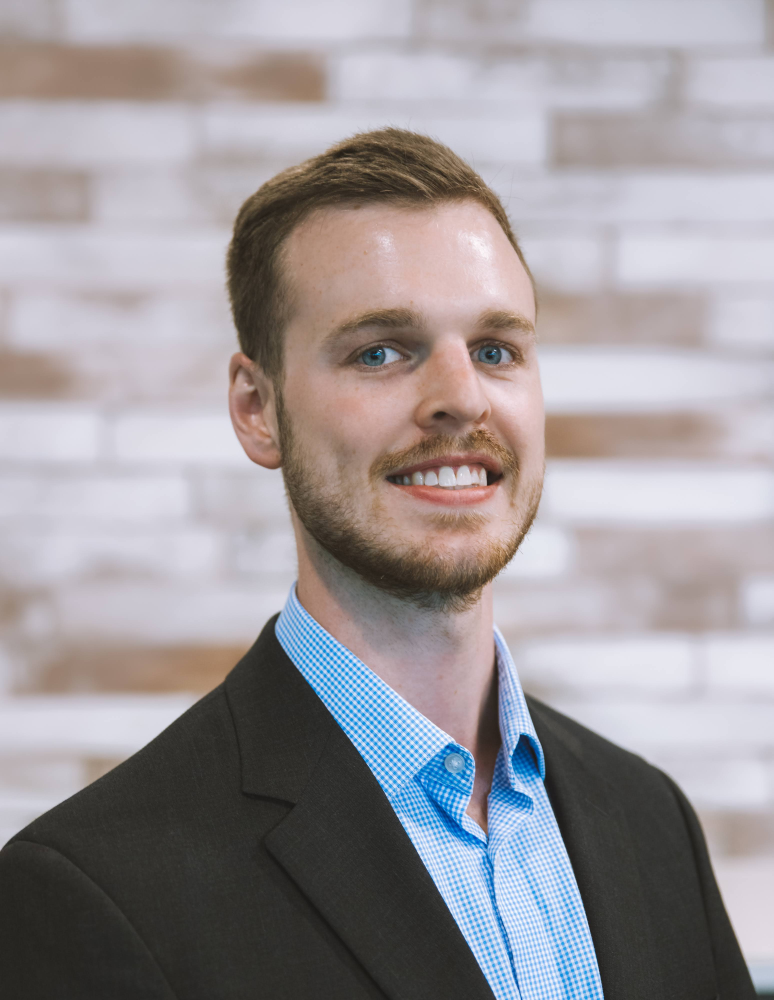
#> input picture source-images/jasonpeck-original.jpg, 3094 x 4000 px (shown at 1/4 size)
$ python make_og.py
#> lines starting #> are read from the running program, lines starting #| are printed output that depends on the picture
### tools/images/_common.py
"""Shared palette, fonts and paths for the image generators.

The colours are copied from the `:root` block in main/static/main/css/app.css.
If the site palette changes, change it here and re-run the generators.
"""
import os

from PIL import ImageFont

# Repo root, so the scripts work from any working directory.
ROOT = os.path.dirname(os.path.dirname(os.path.dirname(os.path.abspath(__file__))))

IMG_DIR = os.path.join(ROOT, "main", "static", "main", "img")
SOURCE_DIR = os.path.join(ROOT, "source-images")

# Straight from app.css
PURPLE_DEEP = (0x2A, 0x1B, 0x3D)
PURPLE_MID = (0x44, 0x31, 0x8D)
ACCENT = (0xD8, 0x3F, 0x87)
SUNKEN = (0x1C, 0x11, 0x29)
LETTERING = (0xD6, 0xDD, 0xDF)

FONT_LIGHT = "C:/Windows/Fonts/segoeuil.ttf"     # Segoe UI Light
FONT_SEMI = "C:/Windows/Fonts/segoeui.ttf"

# The seed every generator uses, so re-running is a no-op in git.
SEED = 20260917


def lerp(a, b, t):
    """Blends two RGB tuples."""
    return tuple(round(x + (y - x) * t) for x, y in zip(a, b))


def load_font(size, *paths):
    """First font that loads, falling back to Pillow's built-in."""
    for path in (paths or (FONT_LIGHT, FONT_SEMI)):
        try:
            return ImageFont.truetype(path, size)
        except OSError:
            continue
    return ImageFont.load_default()


def report(path):
    print(f"  {os.path.basename(path):24} {os.path.getsize(path) / 1024:7.1f} KB")

### tools/images/make_og.py
"""Builds the 1200x630 Open Graph / Twitter share card.

og:image previously pointed at the portrait, which is 3:4 — LinkedIn and Slack
crop that to a letterbox and lose the face. This is the 1.91:1 they actually
want, in the same space theme as the hero banners so a shared link looks like
the site it points at.

Deterministic (fixed seed) so re-running produces the identical image.
"""
import os
import random

from PIL import Image, ImageDraw, ImageFilter

from _common import (ACCENT, FONT_LIGHT, FONT_SEMI, IMG_DIR, LETTERING,
                     PURPLE_DEEP, PURPLE_MID, SEED, SOURCE_DIR, SUNKEN, lerp,
                     load_font, report)

W, H = 1200, 630
OUT = IMG_DIR
PORTRAIT = os.path.join(SOURCE_DIR, "jasonpeck-original.jpg")

TEXT_COLUMN = 0.60          # left share of the canvas the words get


def font(path, size):
    return load_font(size, path)


def ground():
    base = Image.new("RGB", (W, H))
#> base: PIL image 1200x630 RGB; every value is 0
    draw = ImageDraw.Draw(base)
    for x in range(W):
        t = x / (W - 1)
        weight = max(0.0, min(1.0, 1 - abs(t - 0.30) * 1.5))
        draw.line([(x, 0), (x, H)],
                  fill=lerp(SUNKEN, lerp(PURPLE_DEEP, PURPLE_MID, 0.55), weight))
    return base


def nebula(rng):
    layer = Image.new("RGBA", (W, H), (0, 0, 0, 0))
    draw = ImageDraw.Draw(layer)
    for cx, cy, rw, rh, colour, alpha in [
        (200, 280, 380, 300, PURPLE_MID, 150),
        (430, 430, 320, 240, ACCENT, 66),
        (880, 200, 420, 330, PURPLE_MID, 120),
        (1080, 520, 330, 260, ACCENT, 58),
        (60, 560, 260, 220, PURPLE_MID, 95),
    ]:
        draw.ellipse([cx - rw, cy - rh, cx + rw, cy + rh], fill=colour + (alpha,))

    for _ in range(30):
        cx, cy = rng.randint(0, W), rng.randint(0, H)
        r = rng.randint(60, 180)
        colour = ACCENT if rng.random() < 0.4 else PURPLE_MID
        draw.ellipse([cx - r, cy - r * 0.7, cx + r, cy + r * 0.7],
                     fill=colour + (rng.randint(20, 50),))
    return layer.filter(ImageFilter.GaussianBlur(70))


def stars(rng):
    layer = Image.new("RGBA", (W, H), (0, 0, 0, 0))
    draw = ImageDraw.Draw(layer)
    for _ in range(520):
        x, y = rng.randint(0, W), rng.randint(0, H)
        size = rng.choice([1, 1, 1, 1, 2, 2, 3])
        draw.ellipse([x, y, x + size, y + size],
                     fill=(255, 252, 245, rng.randint(140, 255)))

    glow = Image.new("RGBA", (W, H), (0, 0, 0, 0))
    gdraw = ImageDraw.Draw(glow)
    for _ in range(18):
        x, y = rng.randint(0, W), rng.randint(0, H)
        r = rng.randint(6, 13)
        gdraw.ellipse([x - r, y - r, x + r, y + r], fill=(255, 245, 250, 105))
    layer.alpha_composite(glow.filter(ImageFilter.GaussianBlur(8)))
    return layer


def portrait():
    """The photo on the right, feathered into the nebula rather than cut out."""
    src = Image.open(PORTRAIT).convert("RGB")

    panel_w = round(W * (1 - TEXT_COLUMN)) + 60
    scale = max(panel_w / src.width, H / src.height)
    src = src.resize((round(src.width * scale), round(src.height * scale)),
                     Image.LANCZOS)

    # Crop toward the top so the head stays in frame, not the torso.
    left = (src.width - panel_w) // 2
    top = min(max(0, round(src.height * 0.04)), src.height - H)
    src = src.crop((left, top, left + panel_w, top + H))

    # Horizontal feather: opaque at the right edge, gone by the left of the panel.
    mask = Image.new("L", (panel_w, H), 0)
    mdraw = ImageDraw.Draw(mask)
    for x in range(panel_w):
        t = x / (panel_w - 1)
        mdraw.line([(x, 0), (x, H)], fill=round(255 * min(1.0, max(0.0, (t - 0.18) / 0.42))))

    layer = Image.new("RGBA", (W, H), (0, 0, 0, 0))
    layer.paste(src, (W - panel_w, 0), mask)
    return layer


def words(canvas):
    limit = round(W * TEXT_COLUMN)
    x = 72

    name_font = font(FONT_LIGHT, 104)
    role_font = font(FONT_SEMI, 40)

    draw = ImageDraw.Draw(canvas)
    name_h = draw.textbbox((0, 0), "Jason Peck", font=name_font)[3]

    # Block is centred vertically as a unit: name, rule, role.
    block_top = (H - (name_h + 34 + 48)) // 2

    shadow = Image.new("RGBA", (W, H), (0, 0, 0, 0))
    sdraw = ImageDraw.Draw(shadow)
    sdraw.text((x, block_top + 4), "Jason Peck", font=name_font, fill=(10, 6, 18, 200))
    sdraw.text((x, block_top + name_h + 40), "Solution Architect", font=role_font,
               fill=(10, 6, 18, 190))
    canvas.alpha_composite(shadow.filter(ImageFilter.GaussianBlur(10)))

    draw = ImageDraw.Draw(canvas)
    draw.text((x, block_top), "Jason Peck", font=name_font, fill=LETTERING + (255,))
    draw.rounded_rectangle([x, block_top + name_h + 18, x + 96, block_top + name_h + 24],
                           radius=3, fill=ACCENT + (255,))
    draw.text((x, block_top + name_h + 40), "Solution Architect", font=role_font,
              fill=LETTERING + (235,))
    return limit


rng = random.Random(SEED)
canvas = ground().convert("RGBA")
canvas.alpha_composite(nebula(rng))
#> in nebula, `layer = Image.new("RGBA", (W, H), (0, 0, 0, 0))`: layer: PIL image 1200x630 RGBA; every value is 0
#> in nebula, `return layer.filter(ImageFilter.GaussianBlur(70))`:
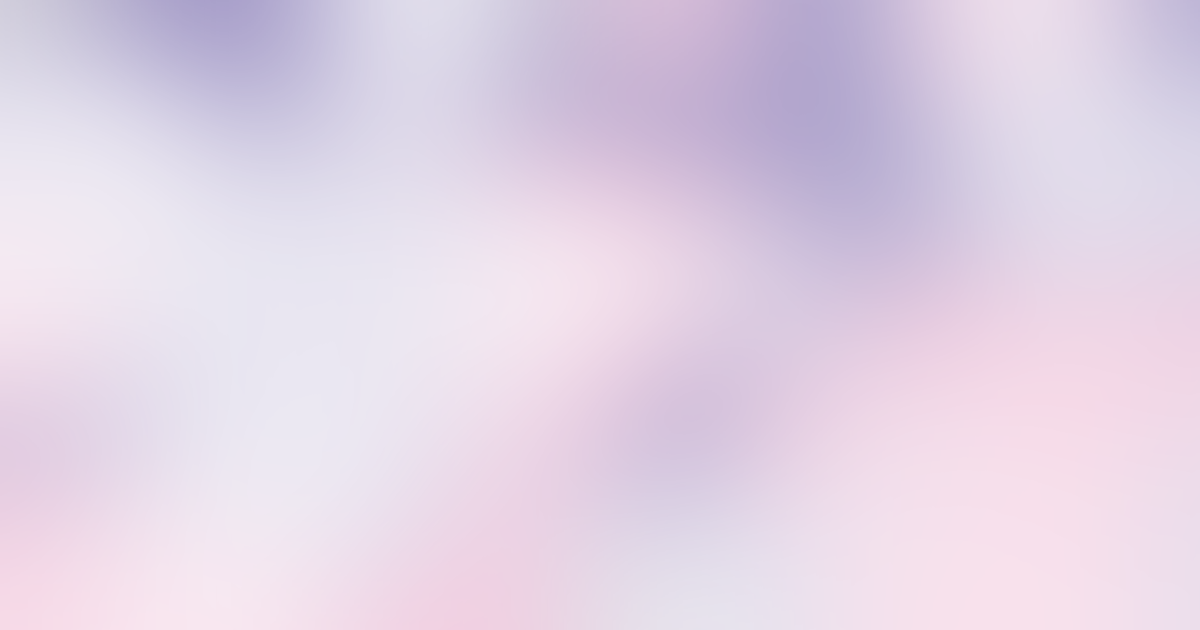
#> returned value: PIL image 1200x630 RGBA; mean R, G, B, A 123.9, 53.9, 137.6, 53.8; transparent parts drawn white
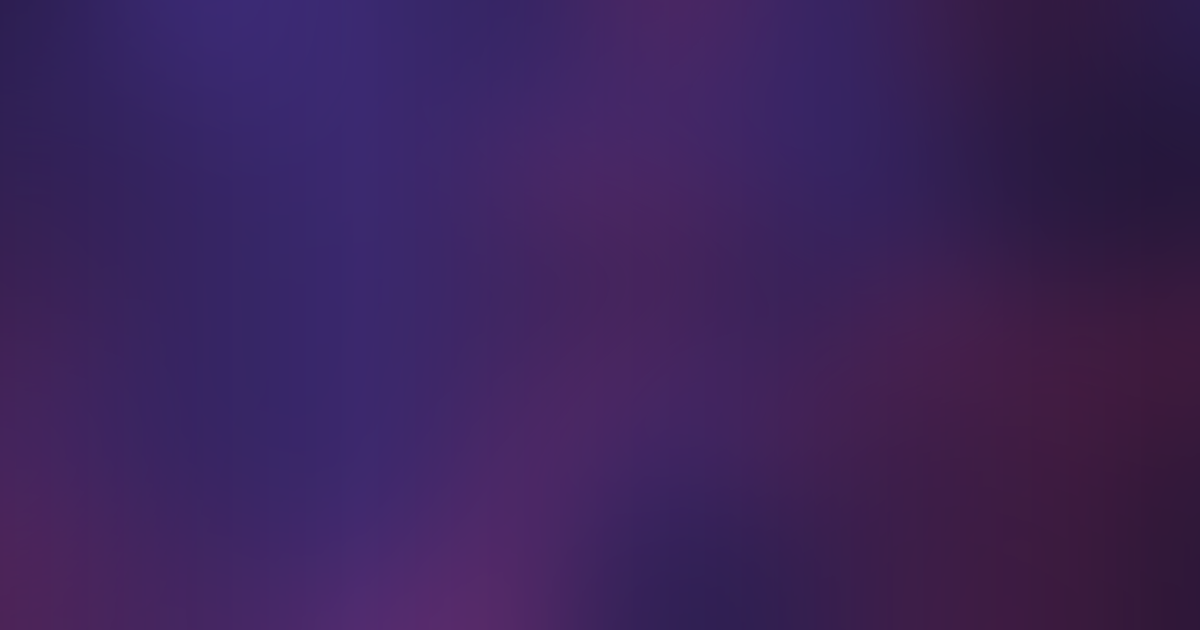
#> canvas: PIL image 1200x630 RGBA; mean R, G, B, A 59.9, 34.6, 90.2, 255
# Stars go under the photo: composited over it they land on his face as specks.
canvas.alpha_composite(stars(rng))
#> the loop in stars, `for _ in range(18):` made 18 passes
#> (x, y, r) on passes 1 to 12: (904, 25, 12), (687, 144, 12), (184, 310, 10), (869, 192, 6), (25, 140, 6), (573, 304, 9), (1200, 535, 13), (721, 315, 8), (554, 339, 10), (669, 30, 7), (366, 315, 11), (1004, 555, 10)
canvas.alpha_composite(portrait())
#> in portrait, src is the input picture: PIL image 3094x4000 RGB; mean R, G, B 155.7, 150.5, 153.9
#> in portrait, `src = src.crop((left, top, left + panel_w, top + H))`:
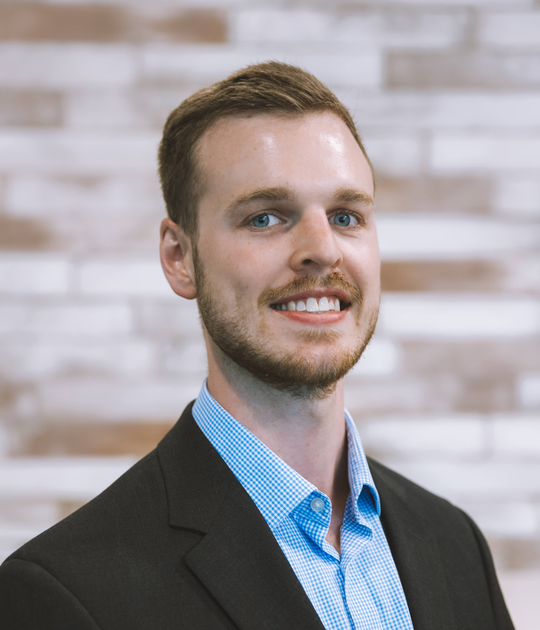
#> src: PIL image 540x630 RGB; mean R, G, B 159.7, 153.7, 156.9
#> in portrait, `mask = Image.new("L", (panel_w, H), 0)`: mask: PIL image 540x630 L; every value is 0
#> in portrait, `layer.paste(src, (W - panel_w, 0), mask)`:
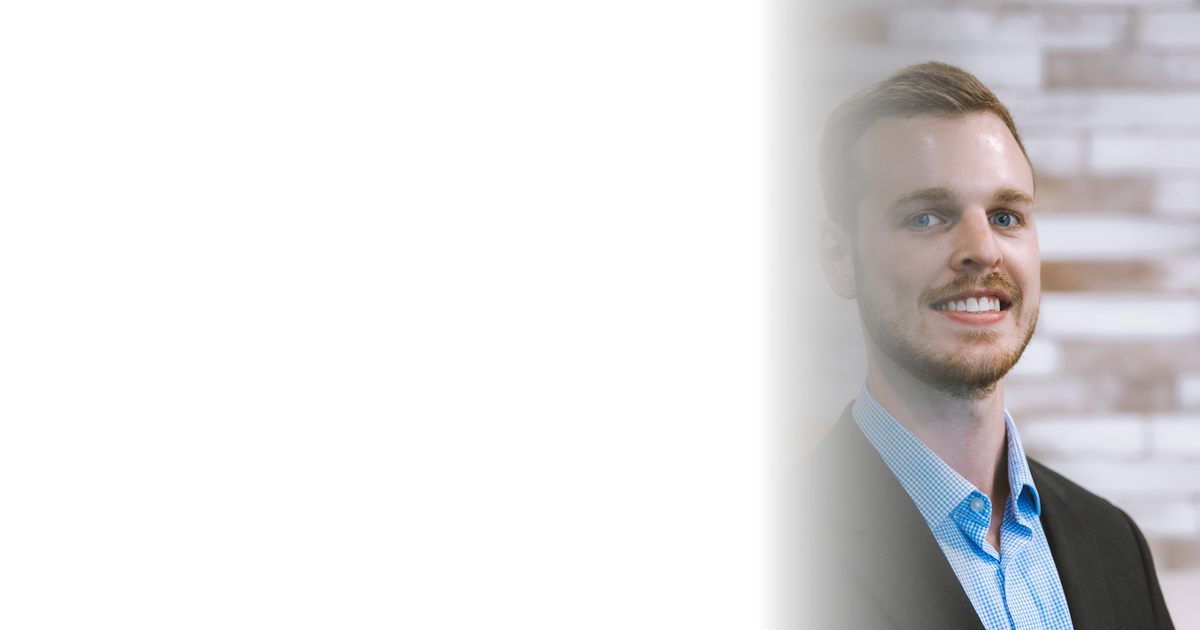
#> layer: PIL image 1200x630 RGBA; mean R, G, B, A 45, 43.5, 44.7, 70; transparent parts drawn white
words(canvas)
#> in words, `name_h = draw.textbbox((0, 0), "Jason Peck", font=name_font)[3]`: name_h = 118
#> in words, `block_top = (H - (name_h + 34 + 48)) // 2`: block_top = 215
#> in words, `canvas.alpha_composite(shadow.filter(ImageFilter.GaussianBlur(10)))`:
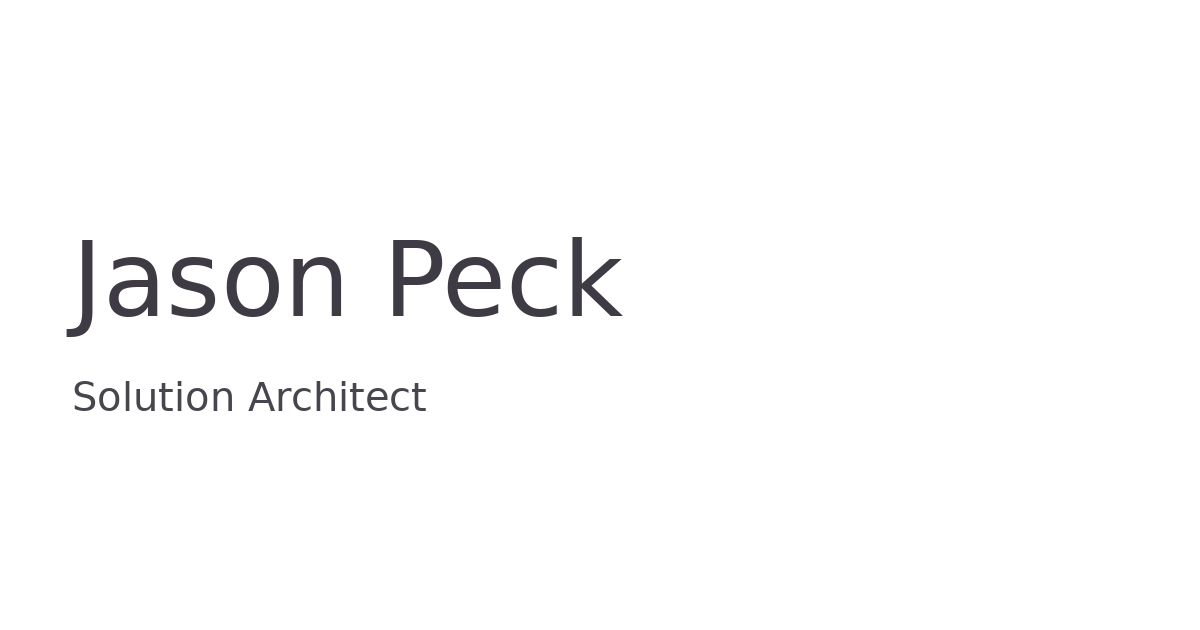
#> shadow: PIL image 1200x630 RGBA; mean R, G, B, A 0.2, 0.1, 0.4, 3.9; transparent parts drawn white
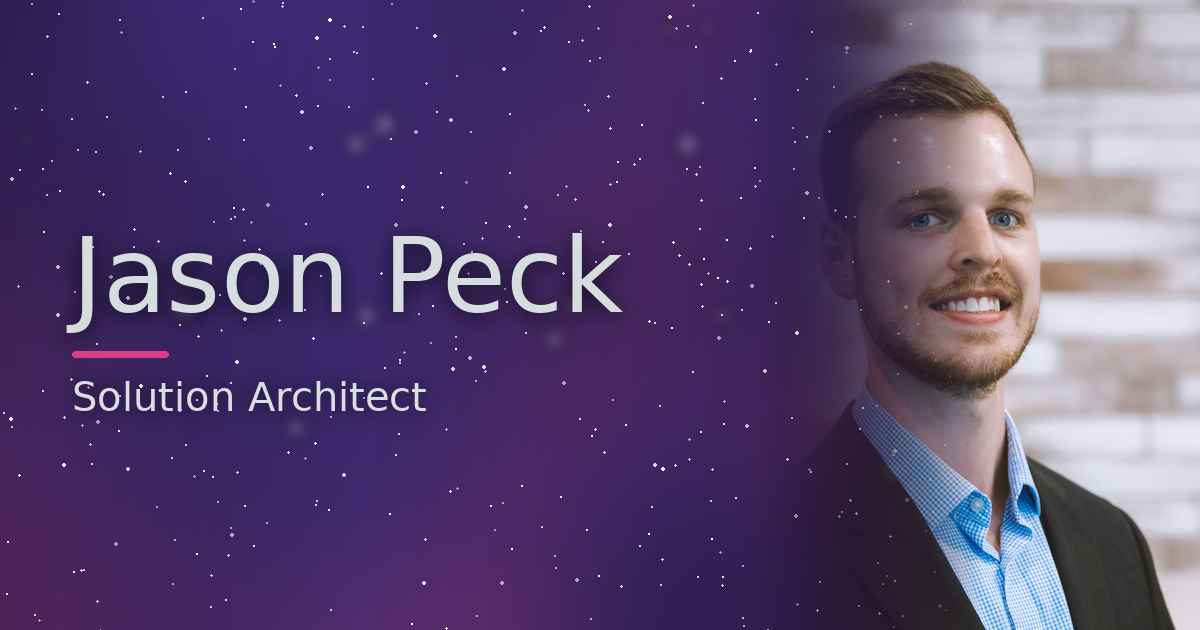
#> canvas: PIL image 1200x630 RGBA; mean R, G, B, A 88.8, 70.3, 113.7, 254.9; transparent parts drawn white

# Only the JPEG ships; a PNG of this is ~380 KB for no visible gain.
flat = canvas.convert("RGB")
flat.save(os.path.join(OUT, "og-card.jpg"), "JPEG", quality=88, optimize=True,
          progressive=True)
report(os.path.join(OUT, "og-card.jpg"))
